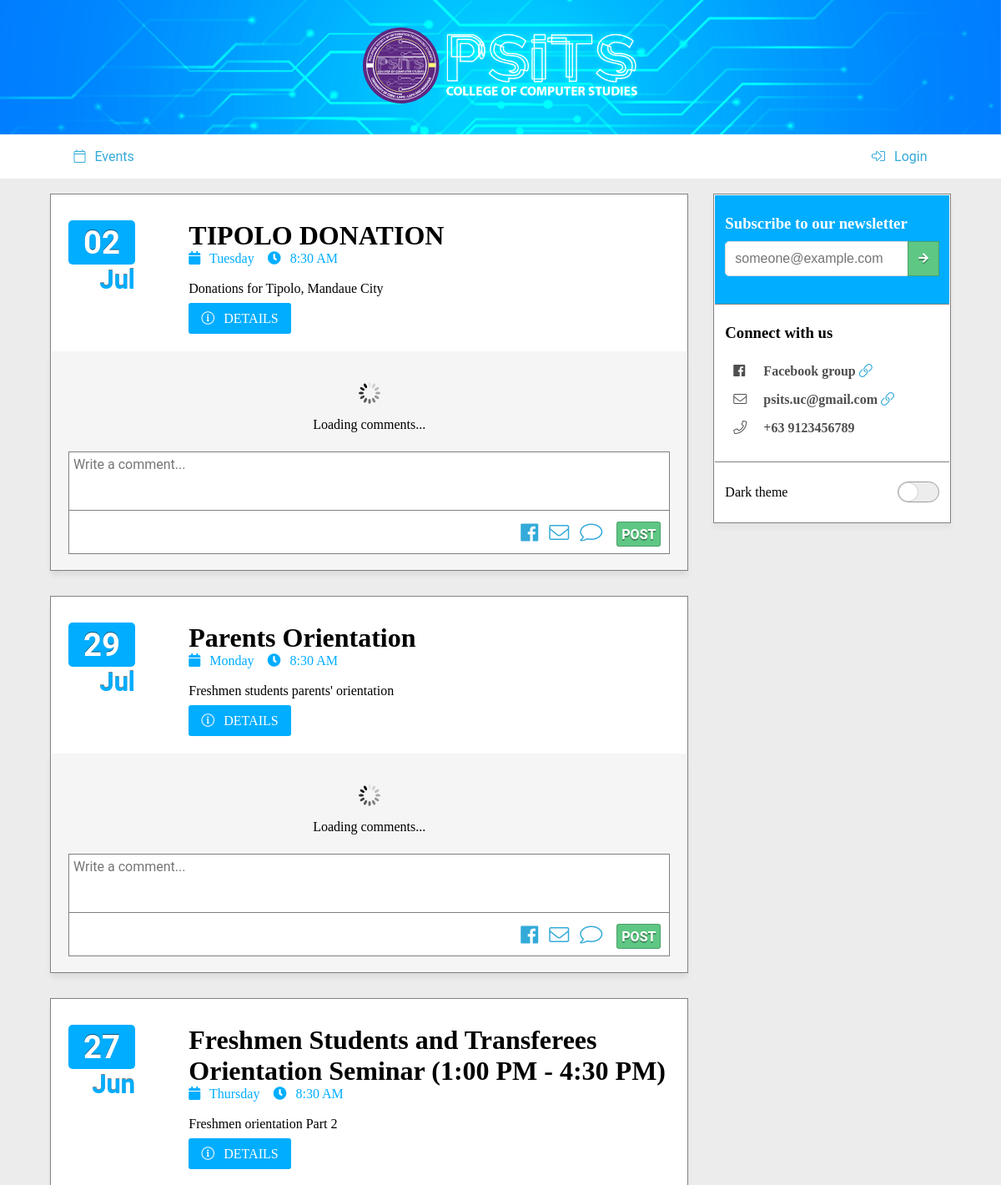
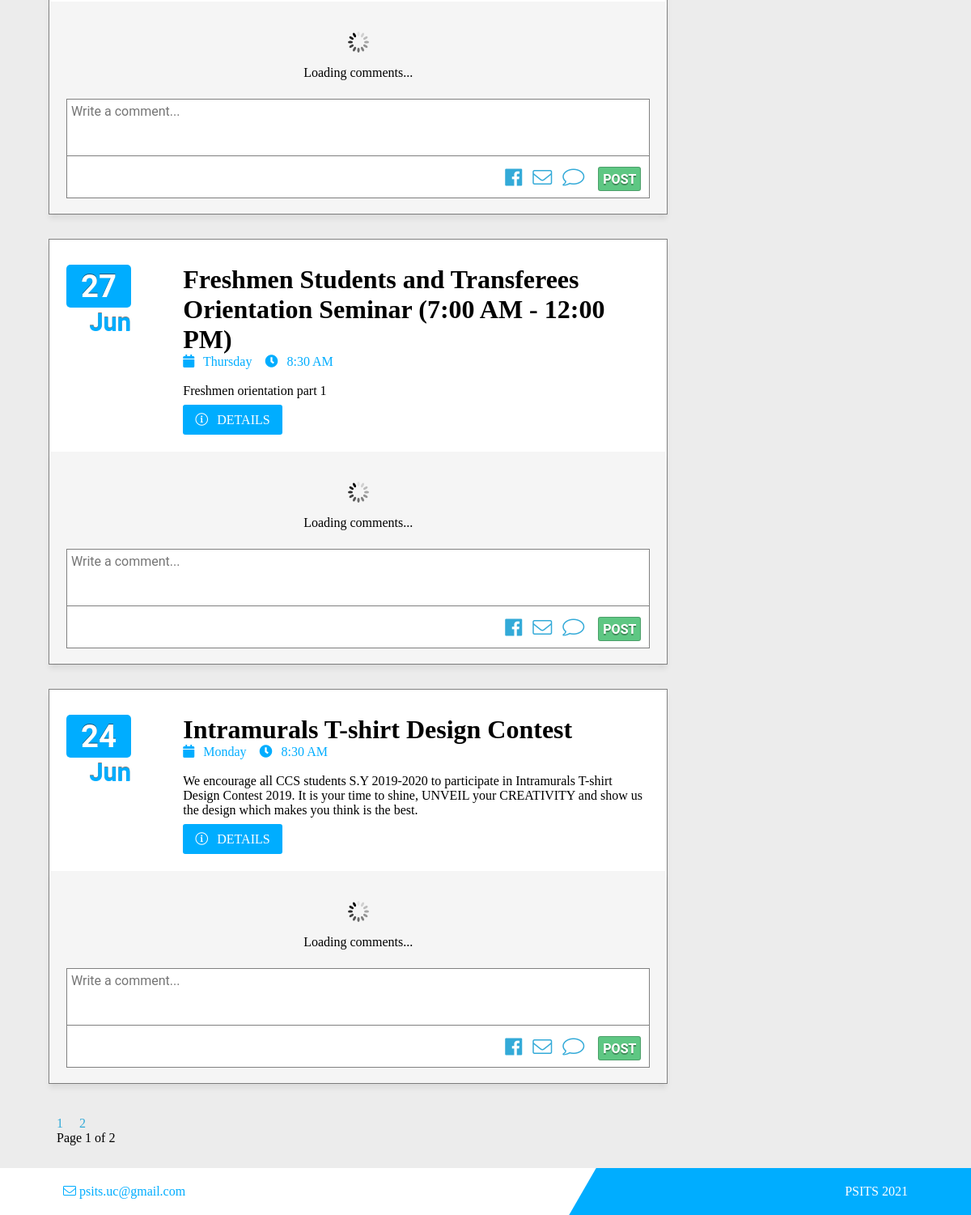
The page / on the database its author committed (2 pictures, top to bottom).
### tables this page shows
CREATE TABLE `psits_events` (
  `id` int(11) NOT NULL,
  `name` varchar(255) NOT NULL,
  `_desc` text NOT NULL,
  `long_desc` text NOT NULL,
  `student` longtext NOT NULL,
  `date` varchar(255) NOT NULL,
  `endDate` varchar(255) DEFAULT NULL,
  `startTime` varchar(25) NOT NULL DEFAULT '08:30',
  `allDay` tinyint(1) NOT NULL DEFAULT '1',
  `price` varchar(255) DEFAULT NULL,
  `s_price` tinyint(1) DEFAULT '0',
  `sem` int(11) NOT NULL,
  `_month` varchar(255) NOT NULL,
  `_day` int(11) NOT NULL,
  `_year` int(11) NOT NULL,
  `sale` float NOT NULL,
  `modified` varchar(255) DEFAULT NULL,
  `_by` varchar(255) DEFAULT NULL,
  `theme_color` varchar(255) NOT NULL DEFAULT '#00adff',
  `registration` tinyint(1) NOT NULL DEFAULT '0'
);

### api/func.php (called while the page is built, shortened)
<?php
  function isLoggedIn() {
    if(isset($_SESSION["account"]))
      return true;
    else
      return false;
  }
 ?>

### index.php (the view, shortened to what this page needs)
<?php
  require "config/config.php";
  require "api/func.php";
  $max_items = 5;
  $page = isset($_GET['page'])?$_GET['page']-1:0;
  $page *= $max_items;
  $total_items = $con->prepare("SELECT count(id) FROM psits_events");
  $total_items->execute();
  $total_items = $total_items->fetch()[0];
  $total_page = ceil($total_items/$max_items);
  $events = $con->prepare("SELECT * FROM psits_events ORDER BY id DESC LIMIT $page,$max_items");
  $events->execute();
  $events = $events->fetchAll(PDO::FETCH_ASSOC);
  ?>
<!DOCTYPE html>
<html lang="en" dir="ltr">
  <head>
    <?php include('js/jquery.php') ?>
    <?php include('./css/styles.php') ?>
  </head>
  <body>
  <?php include("core/header.php") ?>
  <div class="fake-body">
  <div class="wrap flex" id="container">
    <div class="flex flex-wrap align-start col-100">
        <?php foreach ($events as $key => $value): ?>
          <div class="event-container">
          <?php
          $date = explode('-',date('d-M-l',strtotime($value['date'])));
          $day = $date[0];
          $month = $date[1];
          $week = $date[2];
          $time = date("g:i A", strtotime($value['startTime']));
           ?>
          <div class="col-100 event-info flex align-start justify-space-between">
            <div class="calendar flex flex-wrap text-right">
              <div class="col-100 day" style="background-color:  <?php echo $value['theme_color']?>">
                <b class="d"><?php echo $day ?></b>
              </div>
              <div class="col-100 month d" style="color: <?php echo $value['theme_color'];?>">
                <b><?php echo $month ?></b>
              </div>
            </div>
            <div class="details flex flex-wrap">
              <div class="col-100">
                <h1><?php echo $value['name'] ?></h1>
              </div>
              <div class="col-100">
                <a style="color: <?php echo $value['theme_color'];?>">
                  <i class="fa fa-calendar"></i>
                  <?php echo $week ?>
                </a>&nbsp;&nbsp;
                <a style="color: <?php echo $value['theme_color'];?>">
                  <i class="fa fa-clock"></i>
                  <?php echo $time ?>
                </a>
              </div>
              <div class="col-100">
                <br>
                <?php echo $value['_desc']; ?><br><br>
                <a href="/event/?id=<?php echo $value['id'] ?>" class="button" style="background-color: <?php echo $value['theme_color'];?>;">
                  <i class="fal fa-info-circle"></i>
                  details
                  </a>
              </div>
            </div>
          </div>
          <?php
          $cid = $value['id'];
          include 'module/comment.php'; ?>
        </div>
        <?php endforeach; ?>
    <div class="pag" style="padding: 10px;">
      <?php for($i=1;$i<=$total_page;$i++): ?>
          <a href="/?page=<?php echo $i ?>" <?php echo isset($_GET['page'])?$_GET['page']==$i?'style="font-size:1.5em;"':'':'' ?>>
            <?php echo $i ?>
          </a>&nbsp;&nbsp;&nbsp;
      <?php endfor; ?><br>
      Page <?php echo $page+1 ?> of <?php echo $total_page ?>
    </div>
    </div>
      <?php include('core/sidebar.php') ?>
  </div>
</div>
    <?php include('core/footer.php');?>
  </body>
</html>

### js/jquery.php (shortened to what this page needs)
<link rel="stylesheet" href="https://cdnjs.cloudflare.com/ajax/libs/jquery-modal/0.9.1/jquery.modal.min.css" />

### css/styles.php (shortened to what this page needs)
<link rel="stylesheet" type="text/css" href="/css/flex.css"/>
<?php if (isset($_SESSION['darkmode'])): ?>
  <?php if ($_SESSION['darkmode']=='true'): ?>
      <link rel="stylesheet" type="text/css" href="/css/light.css"/>
    <?php else: ?>
      <link rel="stylesheet" type="text/css" href="/css/dark.css"/>
  <?php endif; ?>
  <?php else: ?>
    <link rel="stylesheet" type="text/css" href="/css/light.css"/>
<?php endif; ?>
<link rel="stylesheet" type="text/css" href="/css/psits-main-style.css"/>
<link rel="stylesheet" type="text/css" href="/dashboard/fa-old/css/fontawesome.css"/>

### core/header.php (shortened to what this page needs)
<header id="main-header" class="col-100">
  <div class="flex flex-wrap align-start">
    <div id="logo" class="col-100">
      <div class="wrap flex justify-center">
        <div class="flex align-center" style="cursor:pointer;" onclick="window.location='/'">
            <div>
              <img src="/img/psits.svg" alt="" width="100">
            </div>
            <div id="logo-title">
              <img src="/img/psits-line.png" width="240" alt="">
            </div>
        </div>
      </div>
    </div>
    <menu class="col-100" style="position: relative;">
      <div id="menu-links" class="wrap flex justify-space-between">
        <div id="linkz" class="col-50">
            <div id="link-wrapper" class="no-bold">
              <a href="/events.php">
                <i class="fal fa-calendar"></i>
                Events</a>
           </div>
        </div>
        <div class="no-bold">
          <?php if(isLoggedIn()){ ?>
            <a href="/logout.php">
              <i class="fal fa-sign-out-alt"></i>
              Logout</a>
          <?php } else { ?>
            <a href="/account/login.php">
              <i class="fal fa-sign-in-alt"></i>
              Login</a>
          <?php } ?>
        </div>
      </div>
    </menu>
  </div>
</header>

### module/comment.php (shortened to what this page needs)
<div class="flex flex-wrap col-100 comments-container" style="box-shadow: 0 6.6px 6.9px rgba(0,0,0,0.04)">
  <div id="c-<?php echo $cid ?>" class="comments" ref="<?php echo $cid ?>">
    <div class="flex justify-center flex-wrap" style="text-align:center;">
      <div class="col-100">
        <img src="/dashboard/img/spinner.svg" alt="Loading comments..." style="width:50px!important;">
      </div>
      <div class="col-100">
        Loading comments...
      </div>
    </div>
  </div>
  <div class="compose-comment col-100">
    <form onsubmit="return false;">
      <table>
        <tr>
          <td>
            <div class="c-cont">
              <textarea class="comment-msg" placeholder="Write a comment..." comment-msg="<?php echo $cid ?>"></textarea>
              <div class="flex align-center justify-space-between" style="padding: 0 10px;">
                <div class="flex align-center">
                  <div style="padding: 10px;font-size: 1.5em;">
                    <a href="https://www.facebook.com/groups/1670759663218592/" target="_blank" title="Facebook group">
                      <i class="fab fa-facebook"></i>
                    </a>
                    <a href="mailto:psits.uc@gmail.com" title="Email us">
                      <i class="fal fa-envelope"></i>
                    </a>
                    <a href="/account/?tab=comment-settings" title="My pending comments">
                      <i class="fal fa-comment"></i>
                    </a>
                  </div>
                  <div class="">
                    <button type="button" class="comment-btn h" ref="<?php echo $cid ?>" <?php echo !isset($_SESSION['account'])?"onclick=\"window.location='/event/?id=".$cid."'\"":'' ?>>
                      <b>Post</b></button>
                  </div>
                </div>
              </div>
            </div>
          </td>
        </tr>
      </table>
    </form>
  </div>
</div>

### core/sidebar.php (shortened to what this page needs)
<div class="flex flex-wrap" id="sidebar">
  <div class="col-100 s-section newsletter">
    <?php include "{$_SERVER['DOCUMENT_ROOT']}/module/subscribe.php" ?>
  </div>
  <div class="col-100 s-section">
    <h3>Connect with us</h3><br>
    <table class="normal light col-100" style="background: none;">
      <tr>
        <td><i class="fab fa-facebook"></i></td>
        <td>
          <b>
              Facebook group
            <a href="https://www.facebook.com/groups/1670759663218592/" target="_blank">
              <i class="fal fa-link"></i>
              </a>
            </b>
          </td>
        </tr>
      <tr>
        <td><i class="fal fa-envelope"></i></td>
        <td>
          <b>psits.uc@gmail.com</b>
          <a href="mailto:psits.uc@gmail.com" target="_blank">
            <i class="fal fa-link"></i>
            </a>
        </td>
      </tr>
      <tr>
        <td><i class="fal fa-phone"></i></td>
        <td>
          <b>+63 9123456789</b></td>
      </tr>
    </table>
  </div>
  <div class="col-100 s-section">
    <div class="sidebar flex justify-space-between align-items-center w-100">
      <span>Dark theme </span>
      <label class="switch <?php echo !isset($_SESSION['darkmode'])?'':$_SESSION['darkmode']!=='true'?'on':'' ?>" id="darkmode" onclick="location.reload()">
        <span class="slider round"></span>
      </label>
    </div>
  </div>
</div>

### module/subscribe.php
<h3>Subscribe to our newsletter</h3>
<div class="r-container w-100">
  <form id="_f" action="/subscription/index.php" method="post">
    <input type="email" name="email" value="" placeholder="someone@example.com" style="padding: 11px;padding-right:50px;">
    <div class="c-btn-area" style="bottom: 0;right: 0;height: 100%;background: #145419;top:0;">
      <button type="button" name="button" style="border-radius: 0!important;padding: 12px;" onclick="$('#_f').submit()">
        <i class="fa fa-arrow-right"></i>
      </button>
    </div>
  </form>
</div>

### core/footer.php
<footer style="position:relative;overflow:hidden;">
  <div class="d_" style="background: #fff;position:absolute;left:0;top:0;width:40%;z-index:0;bottom:0;transform:skewX(-30deg) scaleX(2);">
  </div>
    <div class="wrap flex flex-wrap justify-space-between" style="position:relative;z-index:2;">
      <div class="theme-color d_">
        <i class="fal fa-envelope"></i>&nbsp;psits.uc@gmail.com
      </div>
      <div>
        PSITS <?php echo date('Y')?>
      </div>
    </div>
</footer>

### css/flex.css (style rules this page uses)
.flex { display: flex; }
.justify-center { justify-content: center; }
.justify-space-between { justify-content: space-between; }
.align-start { align-items: flex-start; }
.align-center { align-items: center; }
.flex-wrap { flex-wrap: wrap; }
.align-items-center { align-items: center; }
.wrap { margin: 0 auto; }
.text-right { text-align: right!important; }

### css/light.css (style rules this page uses)
:root { --theme-color: #00adff; --vio: #8543a7; --vioo: #763ab7; }
#main-header { background-position: 100% -77px; background-color: var(--theme-color); background-size: 300px; }
#main-header menu { background-color: #fff; margin: 0; border-top:0; border-right:0; border-left:0; }
#logo { background: url('/img/circuit.jpg') center; background-size: cover; }
#logo-title { text-shadow: 0 2px 4px rgba(0,0,0,0.3); }
body > .fake-body { background: #ececec; padding: 18px 0; width: 100%;height: 100%; }
.event-container { background: #fff; box-shadow: 0 6.6px 6.9px rgba(0,0,0,0.04); width: 100%; margin-bottom: 30px; }
.comments-container { background: #f5f5f5; padding: 10px; }
.newsletter { background-color: var(--theme-color); }
.theme-color { color: var(--theme-color); }
table.light tr td { color: #4f4f4f!important; }

### index.php (style rules this page uses)
.compose-comment form table tr td { background: none!important; }

### rows shown on the page
psits_events: date "02", date "Jul", name "TIPOLO DONATION", date "Tuesday", startTime "8:30 AM", _desc "Donations for Tipolo, Mandaue City", id "Write a comment..."
psits_events: date "29", date "Jul", name "Parents Orientation", date "Monday", startTime "8:30 AM", _desc "Freshmen students parents' orientation", id "Write a comment..."
psits_events: date "27", date "Jun", name "Freshmen Students and Transferees Orientation Seminar (1:00 PM - 4:30 PM)", date "Thursday", startTime "8:30 AM", _desc "Freshmen orientation Part 2", id "Write a comment..."
psits_events: date "27", date "Jun", name "Freshmen Students and Transferees Orientation Seminar (7:00 AM - 12:00 PM)", date "Thursday", startTime "8:30 AM", _desc "Freshmen orientation part 1", id "Write a comment..."
psits_events: date "24", date "Jun", name "Intramurals T-shirt Design Contest", date "Monday", startTime "8:30 AM", _desc "We encourage all CCS students S.Y 2019-2020 to participate in Intramurals T-shirt Design Contest 2019. It is your time to shine, UNVEIL your CREATIVITY and show us the design which makes you think is the best.", id "Write a comment..."

### other values the page prints
$page+1 "1"
$total_page "2"
